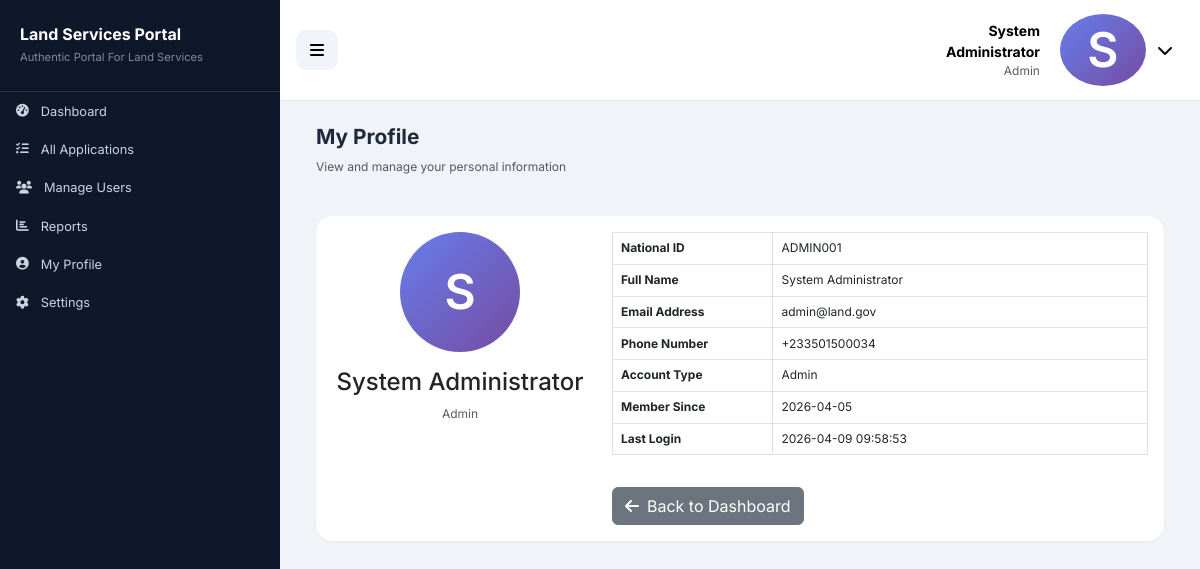
The app's page /profile-content (signed in) with its own data.
### tables this page shows
CREATE TABLE users (
            id INTEGER PRIMARY KEY AUTOINCREMENT,
            national_id TEXT UNIQUE NOT NULL,
            full_name TEXT NOT NULL,
            email TEXT UNIQUE NOT NULL,
            phone TEXT NOT NULL,
            password TEXT NOT NULL,
            user_type TEXT DEFAULT 'applicant',
            is_verified BOOLEAN DEFAULT 0,
            created_at TIMESTAMP DEFAULT CURRENT_TIMESTAMP,
            last_login TIMESTAMP
        );

### app.py (the view)
@app.route('/profile-content')
@login_required
def profile_content():
    conn = get_db()
    user = conn.execute('SELECT * FROM users WHERE id = ?', (session['user_id'],)).fetchone()
    conn.close()
    return render_template('profile.html', user=user)

### app.py (called while the page is built)
def get_db():
    import sqlite3
    conn = sqlite3.connect(DATABASE_PATH)
    conn.row_factory = sqlite3.Row
    return conn

def login_required(f):
    @wraps(f)
    def decorated_function(*args, **kwargs):
        if 'user_id' not in session:
            flash('Please login to access this page', 'warning')
            return redirect(url_for('login'))
        return f(*args, **kwargs)
    return decorated_function

@app.context_processor
def inject_datetime():
    return {'datetime': datetime}

### templates/profile.html (shortened to what this page needs)
{% extends "base_private.html" %}
{% block content %}
<div class="container-fluid">
    <div class="row mb-4">
        <div class="col-12">
            <h2 class="fw-bold">My Profile</h2>
            <p class="text-muted">View and manage your personal information</p>
        </div>
    </div>
    <div class="card">
        <div class="card-body">
            <div class="row">
                <div class="col-md-4 text-center">
                    <div class="avatar-lg mx-auto mb-3">
                        <div class="avatar" style="width: 120px; height: 120px; font-size: 48px; margin: 0 auto;">
                            {{ user.full_name[0] if user.full_name else 'U' }}
                        </div>
                    </div>
                    <h4>{{ user.full_name }}</h4>
                    <p class="text-muted">{{ user.user_type|title }}</p>
                </div>
                <div class="col-md-8">
                    <table class="table table-bordered">
                        <tr>
                            <th style="width: 30%;">National ID</th>
                            <td>{{ user.national_id }}</td>
                        </tr>
                        <tr>
                            <th>Full Name</th>
                            <td>{{ user.full_name }}</td>
                        </tr>
                        <tr>
                            <th>Email Address</th>
                            <td>{{ user.email }}</td>
                        </tr>
                        <tr>
                            <th>Phone Number</th>
                            <td>{{ user.phone }}</td>
                        </tr>
                        <tr>
                            <th>Account Type</th>
                            <td>{{ user.user_type|title }}</td>
                        </tr>
                        <tr>
                            <th>Member Since</th>
                            <td>{{ user.created_at[:10] if user.created_at else 'N/A' }}</td>
                        </tr>
                        <tr>
                            <th>Last Login</th>
                            <td>{{ user.last_login[:19] if user.last_login else 'First login' }}</td>
                        </tr>
                    </table>
                    <a href="{{ url_for('dashboard') }}" class="btn btn-secondary mt-3">
                        <i class="fas fa-arrow-left me-2"></i>Back to Dashboard
                    </a>
                </div>
            </div>
        </div>
    </div>
</div>
{% endblock %}

### templates/base_private.html (shortened to what this page needs)
<!DOCTYPE html>
<html lang="en">
<head>
    <link href="https://cdn.jsdelivr.net/npm/bootstrap@5.3.0-alpha1/dist/css/bootstrap.min.css" rel="stylesheet">
    <link rel="stylesheet" href="https://cdnjs.cloudflare.com/ajax/libs/font-awesome/6.0.0/css/all.min.css">
    <link rel="stylesheet" href="{{ url_for('static', filename='css/custom.css') }}">
</head>
<body>
    <div class="sidebar" id="sidebar">
        <div class="sidebar-header">
            <h3>Land Services Portal</h3>
            <p>Authentic Portal For Land Services</p>
        </div>
        <div class="nav flex-column">
            <a href="{{ url_for('dashboard') }}" class="sidebar-link {% if request.endpoint == 'dashboard' %}active{% endif %}">
                <i class="fas fa-tachometer-alt"></i><span>Dashboard</span>
            </a>
            {% if session.user_type != 'admin' %}
                <a href="{{ url_for('book_appointment') }}" class="sidebar-link">
                    <i class="fas fa-calendar-plus"></i><span>Book Appointment</span>
                </a>
            {% else %}
                <a href="{{ url_for('manage_applications') }}" class="sidebar-link">
                    <i class="fas fa-tasks"></i><span>All Applications</span>
                </a>
                <a href="{{ url_for('manage_users') }}" class="sidebar-link">
                    <i class="fas fa-users"></i><span>Manage Users</span>
                </a>
                <a href="{{ url_for('reports') }}" class="sidebar-link">
                    <i class="fas fa-chart-bar"></i><span>Reports</span>
                </a>
            {% endif %}
            <a href="{{ url_for('profile') }}" class="sidebar-link">
                <i class="fas fa-user-circle"></i><span>My Profile</span>
            </a>
            <a href="{{ url_for('settings') }}" class="sidebar-link">
                <i class="fas fa-cog"></i><span>Settings</span>
            </a>
        </div>
    </div>
    <div class="main-content" id="mainContent">
        <div class="top-navbar">
            <button class="toggle-btn" id="toggleSidebar">
                <i class="fas fa-bars"></i>
            </button>
            <div class="user-dropdown">
                <button class="user-trigger" id="dropdownTrigger">
                    <div class="text-end me-2">
                        <div class="small fw-bold">{{ session.user_name }}</div>
                        <div class="small text-muted">{{ session.user_type|title }}</div>
                    </div>
                    <div class="avatar">{{ session.user_name[0] if session.user_name else 'U' }}</div>
                    <i class="fas fa-chevron-down"></i>
                </button>
            </div>
        </div>
        <div class="p-4">
            {% block content %}{% endblock %}
        </div>
    </div>
</body>
</html>

### static/css/custom.css (style rules this page uses)
.table { font-size: 0.75rem !important; }
.table td, .table th { padding: 0.4rem 0.5rem !important; vertical-align: middle !important; }
.table tbody td { font-size: 0.75rem !important; }
.sidebar-link { font-size: 0.8rem !important; padding: 0.6rem 1rem !important; }
.sidebar-header h3 { font-size: 1rem !important; }
.top-navbar { padding: 0.5rem 1rem !important; }
h2.fw-bold { font-size: 1.3rem !important; }
.text-muted { font-size: 0.75rem !important; }

### templates/base_private.html (style rules this page uses)
* { margin: 0; padding: 0; box-sizing: border-box; }
body { font-family: 'Inter', sans-serif; background: #f0f4f8; color: #1e293b; }
.sidebar { position: fixed; left: 0; top: 0; width: 280px; height: 100vh; background: #0f172a; color: #e2e8f0; transition: all 0.3s; z-index: 1000; overflow-y: auto; }
.sidebar-header { padding: 25px 20px; border-bottom: 1px solid rgba(255, 255, 255, 0.1); }
.sidebar-header h3 { font-size: 1.2rem; font-weight: 700; margin: 0; color: white; }
.sidebar-header p { font-size: 0.7rem; opacity: 0.6; margin: 5px 0 0; color: #cbd5e1; }
.sidebar-link { display: flex; align-items: center; padding: 12px 20px; color: #cbd5e1; text-decoration: none; transition: all 0.2s; gap: 12px; }
.main-content { margin-left: 280px; transition: all 0.3s; min-height: 100vh; }
.top-navbar { background: white; padding: 15px 30px; border-bottom: 1px solid #e2e8f0; display: flex; justify-content: space-between; align-items: center; position: sticky; top: 0; z-index: 999; }
.toggle-btn { background: #f1f5f9; border: none; padding: 8px 14px; border-radius: 10px; cursor: pointer; transition: all 0.2s; }
.user-dropdown { position: relative; }
.user-trigger { display: flex; align-items: center; gap: 12px; cursor: pointer; padding: 6px 12px; border-radius: 10px; background: none; border: none; transition: all 0.2s; }
.avatar { width: 40px; height: 40px; background: linear-gradient(135deg, #667eea 0%, #764ba2 100%); border-radius: 10px; display: flex; align-items: center; justify-content: center; color: white; font-weight: 600; }
.card { border: none; border-radius: 16px; box-shadow: 0 1px 3px rgba(0, 0, 0, 0.05); transition: transform 0.2s; }

### templates/profile.html (style rules this page uses)
.avatar-lg { width: 120px; height: 120px; }
.avatar { width: 100%; height: 100%; background: linear-gradient(135deg, #667eea 0%, #764ba2 100%); border-radius: 50%; display: flex; align-items: center; justify-content: center; color: white; font-weight: 600; font-size: 48px; }

### records on screen
users: user_name "System Administrator", user_type "Admin", full_name "S", full_name "System Administrator", national_id "ADMIN001", email "admin@land.gov", phone "+233501500034", created_at "2026-04-05", last_login "2026-04-09 09:58:53"

### other values on screen
{{ session.user_name[0] if session.user_name else 'U' }} "S"
